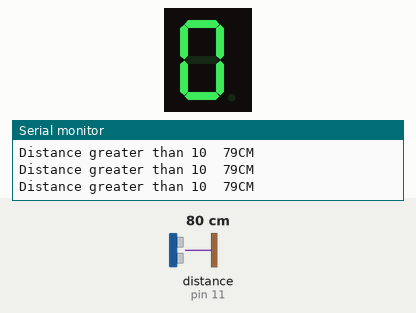
The sketch below on a simulated Arduino Uno, built with avr-gcc and run on an emulated ATmega328P. Parts: 1-digit seven-segment display, the last lines printed to the serial monitor. Wiring (inferred from the names in the program): ultrasonic range finder: trigger pin 12; echo pin 11; 1-digit 7-segment display, segments lit when HIGH: segments pin 2, pin 3, pin 4, pin 5, pin 6, pin 7, pin 8. The test bench sets the inputs (shaded band); at power-on: distance to the obstacle (sensor on pin 11) 80 cm. The echo pulse lasts 58.3 µs per cm; the segment pins are drawn as the display they are named for.

Above: at 1.2 s.
1.3 s: distance to the obstacle (sensor on pin 11) set to 2 cm
At 2.2 s:
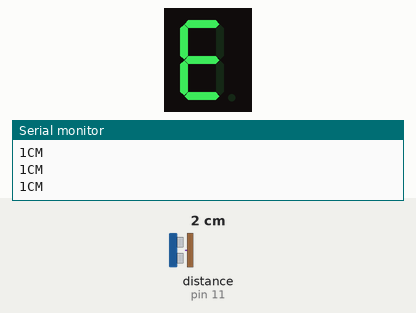
2.8 s: distance to the obstacle (sensor on pin 11) set to 4 cm
At 3.7 s:
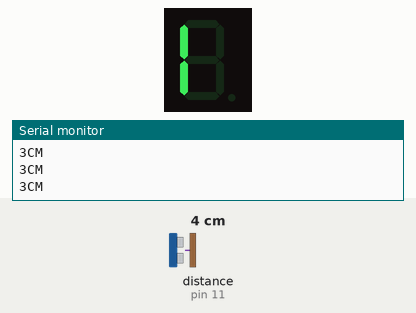
4.3 s: distance to the obstacle (sensor on pin 11) set to 9 cm
At 5.3 s:
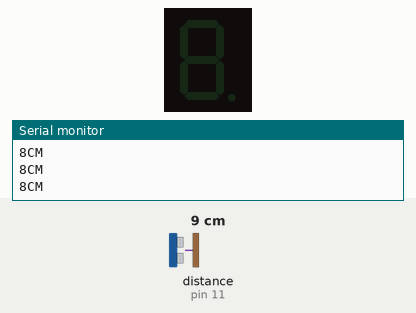
Timing chart, 0 to 7.3 s (numbered marks = the images above; inputs shaded):
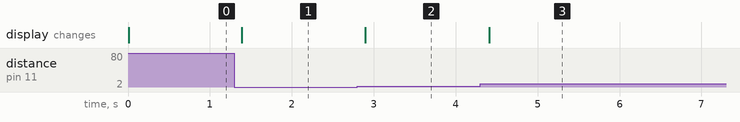

The sketch:

sketch_sep28a.ino
```cpp
int trigPin = 12;
int echoPin = 11;
#define segA 2//connecting segment A to PIN2

#define segB 3// connecting segment B to PIN3

#define segC 4// connecting segment C to PIN4

#define segD 5// connecting segment D to PIN5

#define segE 6// connecting segment E to PIN6

#define segF 7// connecting segment F to PIN7

#define segG 8// connecting segment G to PIN8


void setup() {
  // put your setup code here, to run once:
   Serial.begin(9600);
   //assigns the input and output
   pinMode(trigPin, OUTPUT);
  pinMode(echoPin, INPUT);
  // put your setup code here, to run once:
 for (int i=2;i<9;i++)

                  {


                                 pinMode(i, OUTPUT);// taking all pins from 2-8 as output

                  }


}

void loop() {
  // put your main code here, to run repeatedly:
  long duration, distance;
    digitalWrite(trigPin,HIGH);
  delayMicroseconds(1000);
  digitalWrite(trigPin, LOW);
  duration=pulseIn(echoPin, HIGH);
//distance calculations
  distance =(duration/2)/29.1;
  //prints the distance on the serial monitor
  Serial.print(distance);
  Serial.println("CM");


 if((distance<10))
  {
    displaynum(distance);
     delay(250);
}
   else if(distance>10)
 {
     Serial.print("Distance greater than 10  ");
    displaynum(-1);
     delay(100);
       }


}
void displaynum(int COUNT)

{

switch (COUNT)

                {


                case -1:
                digitalWrite(segA,  HIGH);

                digitalWrite(segB,  HIGH);

                digitalWrite(segC,  HIGH);

                digitalWrite(segD,  HIGH);
                digitalWrite(segE,  HIGH);

                digitalWrite(segF,  HIGH);

                digitalWrite(segG, LOW);

                break;


                case 0://when count value is zero show”0” on disp

                digitalWrite(segA,  LOW);

                digitalWrite(segB,  LOW);

                digitalWrite(segC,  LOW);

                digitalWrite(segD,  LOW);
                digitalWrite(segE,  LOW);

                digitalWrite(segF,  LOW);

                digitalWrite(segG, HIGH);

                break;


                case 1:// when count value is 1 show”1” on disp

                digitalWrite(segA, HIGH);

                digitalWrite(segB, LOW);

                digitalWrite(segC, LOW);

                digitalWrite(segD, HIGH);

                digitalWrite(segE, HIGH);

                digitalWrite(segF, HIGH);

                digitalWrite(segG, HIGH);

                break;


                case 2:// when count value is 2 show”2” on disp

                digitalWrite(segA, LOW);

                digitalWrite(segB, LOW);

                digitalWrite(segC, HIGH);

                digitalWrite(segD, LOW);

                digitalWrite(segE, LOW);
                digitalWrite(segF, HIGH);

                digitalWrite(segG, LOW);

                break;


                case 3:// when count value is 3 show”3” on disp

                digitalWrite(segA, LOW);

                digitalWrite(segB, LOW);

                digitalWrite(segC, LOW);

                digitalWrite(segD, LOW);

                digitalWrite(segE,HIGH);

                digitalWrite(segF, HIGH);

                digitalWrite(segG,LOW);

                break;


                case 4:// when count value is 4 show”4” on disp

                digitalWrite(segA,HIGH);

                digitalWrite(segB, LOW);

                digitalWrite(segC, LOW);

                digitalWrite(segD, HIGH);

                digitalWrite(segE, HIGH);

                digitalWrite(segF, LOW);

                digitalWrite(segG, LOW);

                break;


                case 5:// when count value is 5 show”5” on disp

                digitalWrite(segA, LOW);

                digitalWrite(segB, HIGH);

                digitalWrite(segC, LOW);

                digitalWrite(segD, LOW);

                digitalWrite(segE, HIGH);

                digitalWrite(segF, LOW);

                digitalWrite(segG, LOW);

                break;


                case 6:// when count value is 6 show”6” on disp

                digitalWrite(segA, LOW);

                digitalWrite(segB, HIGH);

                digitalWrite(segC, LOW);

                digitalWrite(segD, LOW);

                digitalWrite(segE, LOW);

                digitalWrite(segF, LOW);

                digitalWrite(segG, LOW);

                break;


                case 7:// when count value is 7 show”7” on disp

                digitalWrite(segA, LOW);

                digitalWrite(segB, LOW);

                digitalWrite(segC, LOW);

                digitalWrite(segD, HIGH);

                digitalWrite(segE, HIGH);

                digitalWrite(segF, HIGH);

                digitalWrite(segG, HIGH);

                break;


                case 8:// when count value is 8 show”8” on disp

                digitalWrite(segA, LOW);

                digitalWrite(segB, LOW);

                digitalWrite(segC, LOW);

                digitalWrite(segD, LOW);

                digitalWrite(segE, LOW);

                digitalWrite(segF, LOW);

                digitalWrite(segG, LOW);

                break;


                case 9:// when count value is 9 show”9” on disp

                digitalWrite(segA, LOW);

                digitalWrite(segB, LOW);

                digitalWrite(segC, LOW);

                digitalWrite(segD, LOW);

                digitalWrite(segE, HIGH);

                digitalWrite(segF, LOW);

                digitalWrite(segG, LOW);

                break;

          }


}
```

Measured:
- after the input at 1.3 s, the display: changes after 0.09 s (image 1)
- after the input at 2.8 s, the display: changes after 0.10 s (image 2)
- after the input at 4.3 s, the display: changes after 0.11 s (image 3)
